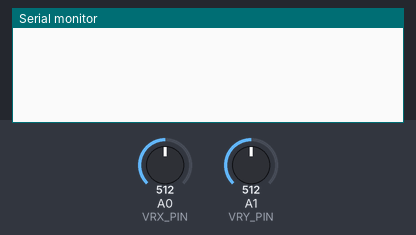
A sketch run on a simulated Arduino Uno, built with avr-gcc and run on an emulated ATmega328P. On the bench: the last lines printed to the serial monitor. Inputs (shaded band) come from the test bench; at power-on: A0 (VRX_PIN) = 512, A1 (VRY_PIN) = 512.

Above: at 1.2 s.
1.3 s: A0 (VRX_PIN) set to 240
At 2.0 s:
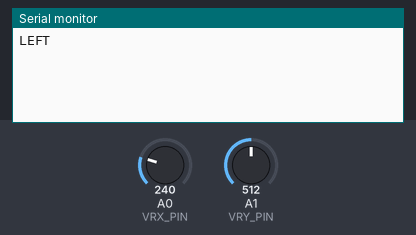
2.8 s: A1 (VRY_PIN) set to 240
At 3.2 s:
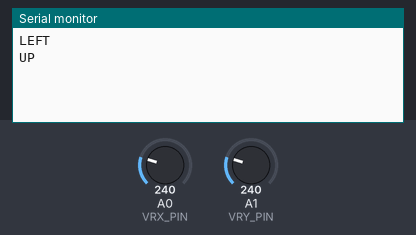
4.3 s: A1 (VRY_PIN) set to 900
At 5.5 s:
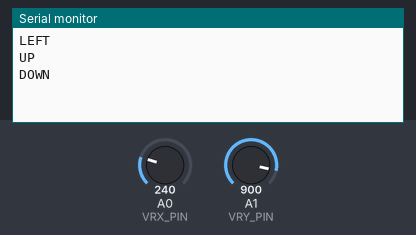

Measured:
- after the input at 1.3 s, the serial monitor: prints a new line at once (image 1)
- after the input at 2.8 s, the serial monitor: prints a new line at once (image 2)
- after the input at 4.3 s, the serial monitor: prints a new line at once (image 3)

The sketch:

joystick_firmware.ino
```cpp
const int VRX_PIN = A0; // X-axis
const int VRY_PIN = A1; // Y-axis
const int SW_PIN  = 2;  // Joystick button (not used in this iteration of fatigue monitor)

// Thresholds for stickdrift and sensitivity
const int CENTER = 512;
const int THRESHOLD = 250;

String last_direction = "CENTER";

void setup() {
  Serial.begin(9600);
  pinMode(SW_PIN, INPUT_PULLUP);
}

void loop() {
  int xVal = analogRead(VRX_PIN);
  int yVal = analogRead(VRY_PIN);

  // Determine current direction based on stick displacement
  String current_direction = "CENTER";

  if (yVal < (CENTER - THRESHOLD)) {
    current_direction = "UP";
  } else if (yVal > (CENTER + THRESHOLD)) {
    current_direction = "DOWN";
  } else if (xVal < (CENTER - THRESHOLD)) {
    current_direction = "LEFT";
  } else if (xVal > (CENTER + THRESHOLD)) {
    current_direction = "RIGHT";
  }

  if (current_direction != last_direction) {
    if (current_direction != "CENTER") {
      Serial.println(current_direction);
    }
    last_direction = current_direction;
    delay(50); // Small debounce delay
  }
}
```
